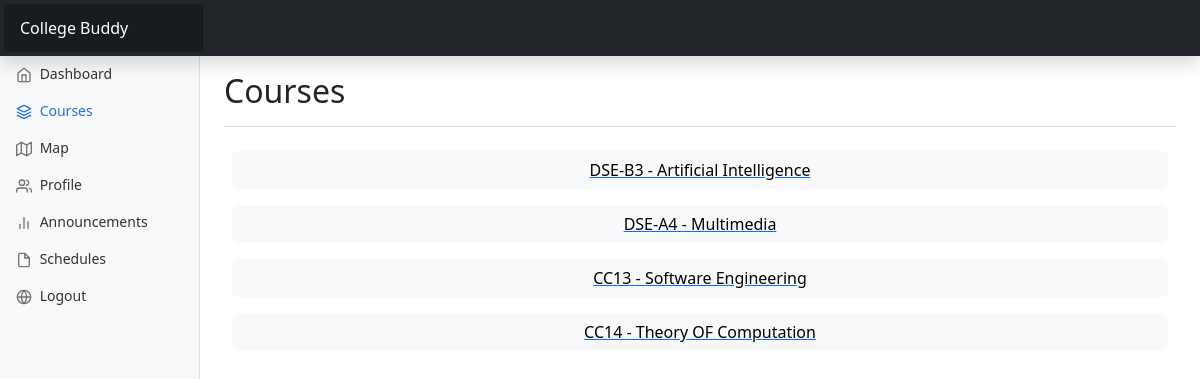
Page /courses (signed in) on the committed database.
### dashboard/models.py (models this page shows, shortened)
class Course(models.Model):
    course_id = models.CharField(max_length=20)
    name = models.CharField(max_length=50)
    description = models.TextField(blank=True, null=True)

### dashboard/views.py (the view)
# urls.py: path('courses', views.courses,name='courses'),
@login_required
def courses(request):
    if request.user.is_authenticated and request.user.groups.filter(name='Student').exists():
        student = Student.objects.get(roll_no=request.user)
        courses = Course.objects.filter(enrolled_students__in=[student])
        is_student = True
    elif request.user.is_authenticated and request.user.groups.filter(name='Professor').exists():
        professor = Professor.objects.get(professor_id=request.user)
        courses = Course.objects.filter(instructors__in=[professor])
        is_student = False
    elif request.user.is_authenticated:
       courses = Course.objects.all
       is_student = False
    else:
        return redirect('login')
    context = {
        'courses': courses,
    }
    return render(request,'courses.html',context)

### templates/courses.html (shortened to what this page needs)
{% extends 'base.html' %}
{% block courses %}active{% endblock courses  %}
{% block header%}Courses{% endblock header %}
{% block body %}
    <div>
        {% for course in courses %}
        <a  class="d-grid gap-2 p-2" href="{% url 'coursedetails' course.course_id %}">
            <button class="btn btn-light">{{ course.course_id }} - {{ course.name }}</button>
          </a>
        {% endfor %}
        </div>
{% endblock body %}

### static/dashboard.css (style rules this page uses)
body { font-size: .875rem; }

### rows in the picture
Course: course_id "DSE-B3", name "Artificial Intelligence"
Course: course_id "DSE-A4", name "Multimedia"
Course: course_id "CC13", name "Software Engineering"
Course: course_id "CC14", name "Theory OF Computation"
